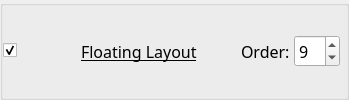
        <widget class="QGroupBox" name="GB_9_floatingLayout">
         <property name="sizePolicy">
          <sizepolicy hsizetype="Preferred" vsizetype="Maximum">
           <horstretch>0</horstretch>
           <verstretch>0</verstretch>
          </sizepolicy>
         </property>
         <property name="title">
          <string/>
         </property>
         <property name="flat">
          <bool>true</bool>
         </property>
         <layout class="QGridLayout" name="gridLayout_61">
          <property name="leftMargin">
           <number>0</number>
          </property>
          <property name="horizontalSpacing">
           <number>4</number>
          </property>
          <item row="0" column="0">
           <widget class="QCheckBox" name="kcfg_floatingLayoutEnabled">
            <property name="accessibleName">
             <string>Floating Layout</string>
            </property>
            <property name="checked">
             <bool>true</bool>
            </property>
           </widget>
          </item>
          <item row="0" column="1">
           <widget class="QToolButton" name="floatingLayoutPictogram">
            <property name="icon">
             <iconset theme="krohnkite-layout-floating"/>
            </property>
            <property name="iconSize">
             <size><width>48</width><height>32</height></size>
            </property>
            <property name="minimumSize">
             <size><width>56</width><height>40</height></size>
            </property>
            <property name="maximumSize">
             <size><width>56</width><height>40</height></size>
            </property>
            <property name="autoRaise"><bool>true</bool></property>
            <property name="focusPolicy"><enum>Qt::FocusPolicy::NoFocus</enum></property>
            <property name="accessibleName"><string>Floating Layout preview</string></property>
            <property name="styleSheet">
             <string notr="true">QToolButton { border: none; background: transparent; } QToolButton:hover { border: none; background: transparent; } QToolButton:pressed { border: none; background: transparent; }</string>
            </property>
           </widget>
          </item>
          <property name="topMargin">
           <number>0</number>
          </property>
          <property name="rightMargin">
           <number>6</number>
          </property>
          <property name="bottomMargin">
           <number>0</number>
          </property>
          <property name="verticalSpacing">
           <number>0</number>
          </property>
          <item row="0" column="5">
           <widget class="QSpinBox" name="kcfg_floatingLayoutOrder">
            <property name="font">
             <font>
              <family>Noto Sans</family>
              <pointsize>12</pointsize>
              <italic>false</italic>
              <bold>false</bold>
              <underline>false</underline>
             </font>
            </property>
            <property name="toolTip">
             <string>Order in layout rotation</string>
            </property>
            <property name="minimum">
             <number>1</number>
            </property>
            <property name="maximum">
             <number>12</number>
            </property>
            <property name="value">
             <number>9</number>
            </property>
           </widget>
          </item>
          <item row="0" column="3">
           <spacer name="horizontalSpacer_55">
            <property name="orientation">
             <enum>Qt::Orientation::Horizontal</enum>
            </property>
            <property name="sizeHint" stdset="0">
             <size>
              <width>40</width>
              <height>20</height>
             </size>
            </property>
           </spacer>
          </item>
          <item row="0" column="4">
           <widget class="QLabel" name="label_104">
            <property name="font">
             <font>
              <family>Noto Sans</family>
              <pointsize>12</pointsize>
              <italic>false</italic>
              <bold>false</bold>
              <underline>false</underline>
             </font>
            </property>
            <property name="text">
             <string>Order:</string>
            </property>
           </widget>
          </item>
          <item row="0" column="2">
           <widget class="QLabel" name="label_103">
            <property name="font">
             <font>
              <family>Noto Sans</family>
              <pointsize>12</pointsize>
              <italic>false</italic>
              <bold>false</bold>
              <underline>true</underline>
             </font>
            </property>
            <property name="text">
             <string>Floating Layout</string>
            </property>
            <property name="margin">
             <number>0</number>
            </property>
            <property name="buddy">
             <cstring>kcfg_floatingLayoutEnabled</cstring>
            </property>
           </widget>
          </item>
          </layout>
        </widget>
